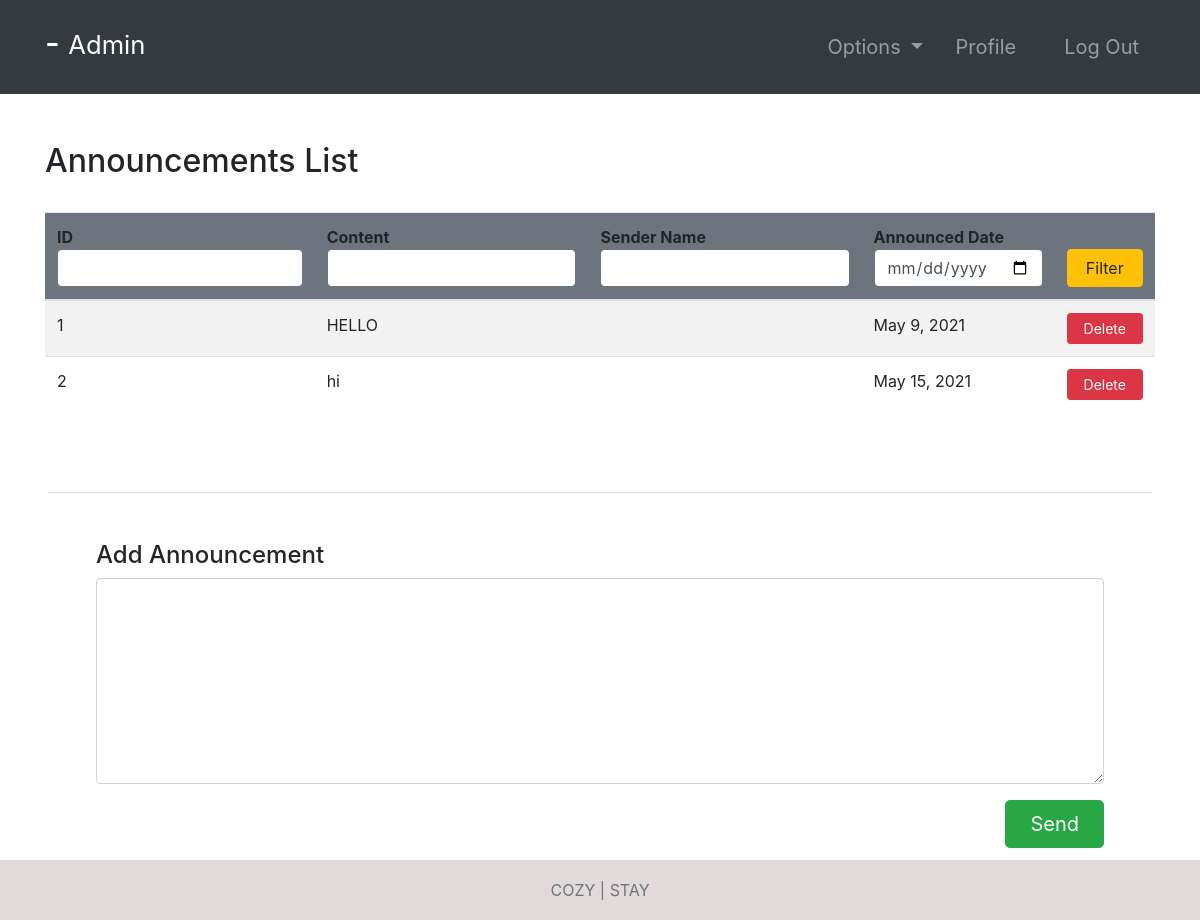
The page /announcements/ (signed in) on the database its author committed.
### hotel/models.py (models this page shows, shortened)
class Announcement(models.Model):
    content = models.TextField()
    sender = models.ForeignKey(Employee, null=True, on_delete=models.CASCADE)
    date = models.DateField(default=timezone.now)

### hotel/views.py (the view, shortened to what this page needs)
# urls.py: path('announcements/', announcements, name="announcements"),
@ login_required(login_url='login')
def announcements(request):
    role = str(request.user.groups.all()[0])
    path = role + "/"
    announcements = Announcement.objects.all()
    context = {
        "role": role,
        'announcements': announcements
    }
    return render(request, path + "announcements.html", context)

### Templates/admin/announcements.html
{% extends '../index.html' %}
{% block context %}
{% include '../common_pages/authorized-announcements.html' %}
{% endblock %}

### Templates/incs/nav.html (shortened to what this page needs)
<nav class="navbar navbar-dark bg-dark navbar-expand-lg py-3 " role="navigation">
    <div class="container">
        <a href="" class="navbar-brand">
            <h2 class="text-capitalize">
                {{ request.user.first_name }} {{ request.user.last_name }} -
                <small>
                    {{ role }}
                </small>
            </h2>
        </a>
        <div class="collapse navbar-collapse" id="navbarTags">
            <ul class="navbar-nav ml-auto">
                <li class="nav-item dropdown p-2">
                    <a class="nav-link dropdown-toggle" href="#" id="navbarDropdown" role="button"
                        data-toggle="dropdown" aria-haspopup="true" aria-expanded="false">
                        Options
                    </a>
                </li>
                <li class="nav-item mr-3 p-2">
                    {% if role == 'staff' or role == 'receptionist' or role == 'admin' or role == 'manager' %}
                    <a href="{% url 'employee-profile' user.id %}" class="nav-link">Profile</a>
                    {% endif %}
                </li>
                <li class="nav-item p-2 ">
                    <a href="{% url 'logout' %}" class="nav-link">Log Out</a>
                </li>
            </ul>
        </div>
    </div>
</nav>

### Templates/common_pages/authorized-announcements.html (shortened to what this page needs)
<div class="container py-5">
    <div class="table-header row">
        <div class="col-sm-12 col-md-12 col-lg-4 mb-4">
            <h2>Announcements List</h2>
        </div>
    </div>
    <table class="table table-hover table-striped">
        <thead class="bg-secondary rounded">
            <tr>
                <form action="" method="POST">
                    <th>ID<input type="number" name="id" value="{{id}}" class="form-control border border-secondary">
                    </th>
                    <th>Content<input type="text" name="content" value="{{content}}"
                            class="form-control border border-secondary"></th>
                    <th>Sender Name<input type="text" name="name" value="{{name}}"
                            class="form-control border border-secondary"></th>
                    <th>Announced Date<input type="date" class="form-control border border-secondary" name="date"
                            value="{{date}}"></th>
                    <th><button type="submit" name="filter" class="btn btn-warning w-100">Filter</button></th>
                </form>
            </tr>
        </thead>
        <tbody>
            {% for announcement in announcements %}
            <tr>
                <td>{{announcement.id}}</td>
                <td>{{announcement.content}}</td>
                <td>{{announcement.sender.user.first_name}} {{announcement.sender.user.last_name}}</td>
                <td>{{announcement.date}}</td>
                {% if role == "manager" or role == "admin" %}
                <td> <a href="{% url 'deleteAnnouncement' announcement.id %}"
                        class="btn btn-sm btn-danger px-3">Delete</a> </td>
                {% else %}
                <td></td>
                {% endif %}
            </tr>
            {% endfor %}
        </tbody>
    </table>
</div>
{% if role == "manager" or role == "admin" %}
<div class="add-annoucment border-top my-3 mx-5 p-5">
    <h4>Add Announcement</h4>
    <form action="" method="POST">
        <div class="form-group">
            <textarea class="form-control" name="textid" rows="8" placeholder="Enter Content of Announcement"
                id="textid">
            </textarea>
        </div>
        <button type="submit" class="btn btn-success btn-lg px-4 float-right" name="sendAnnouncement">Send</button>
    </form>
</div>
{% endif %}

### static/css/main.css (style rules this page uses)
* { margin: 0; padding: 0; -webkit-font-smoothing: antialiased; }
body { position: relative; }
nav .nav-item { font-size: 20px; }

### rows shown on the page
Announcement: id "1", content "HELLO", date "May 9, 2021"
Announcement: id "2", content "hi", date "May 15, 2021"

### other values the page prints
{{ role }} "Admin"
